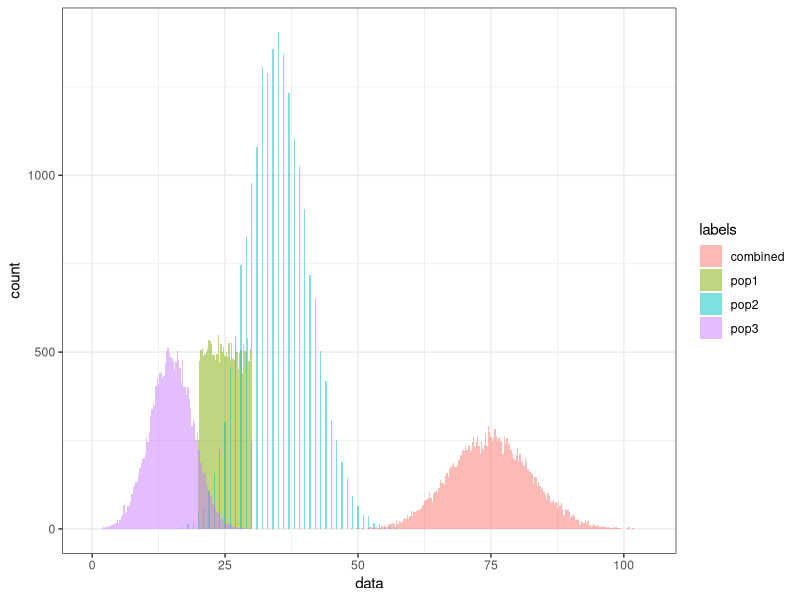

This figure's R source:
library(ggplot2)

NumbSims <- 2e4

pop1=runif(NumbSims, min=20, max=30)
pop2=rpois(NumbSims, lambda = 35)
pop3=rnorm(NumbSims, 15, 4)
pop4=sample(c(10,10,10,30,30,30,30,30,40), NumbSims, replace = TRUE)

combined = pop1 + pop2 + pop3

simDF = data.frame(pop1,pop2,pop3,pop4,combined)

plt= ggplot(data.frame(data=c(combined, pop1, pop2, pop3), labels=rep(c("combined", "pop1", "pop2", "pop3"), rep(NumbSims,4))), aes(x=data)) +
  stat_bin(aes(fill=labels), position="identity", binwidth=0.25, alpha=0.5) +
  theme_bw()
plt
